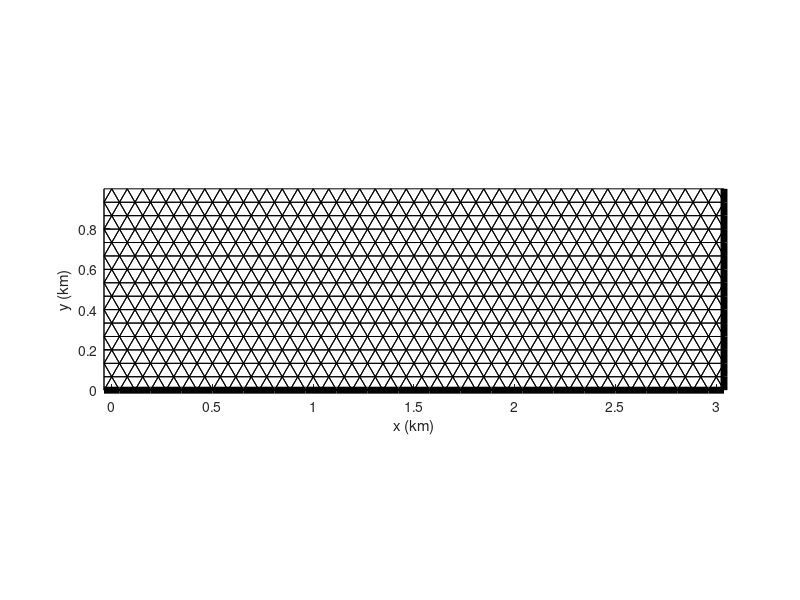

MATLAB code for this plot:
p = load('plumegrid/points.dat');
c = load('plumegrid/cells.dat');
e = load('plumegrid/edges.dat');

x = p(:,1)/1000;
y = p(:,2)/1000;
ip = 1+c(:,[3:5,3]);
ie = 1+e(:,[1,2]);
ig = find(e(:,3)==2);


figure(1);
clf;
hold on;
plot(x(ip)',y(ip)','k-');
plot(x(ie(ig,:))',y(ie(ig,:))','k-','linewidth',5);

axis image;
xlabel('x (km)')
ylabel('y (km)');
